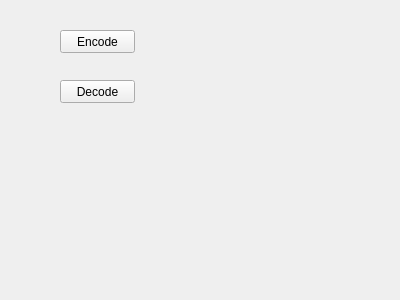
<?xml version="1.0" encoding="UTF-8"?>
<ui version="4.0">
 <class>Form</class>
 <widget class="QWidget" name="Form">
  <property name="geometry">
   <rect>
    <x>0</x>
    <y>0</y>
    <width>400</width>
    <height>300</height>
   </rect>
  </property>
  <property name="windowTitle">
   <string>Form</string>
  </property>
  <widget class="QPushButton" name="pushButton">
   <property name="geometry">
    <rect>
     <x>60</x>
     <y>30</y>
     <width>75</width>
     <height>23</height>
    </rect>
   </property>
   <property name="text">
    <string>Encode</string>
   </property>
  </widget>
  <widget class="QPushButton" name="pushButton_2">
   <property name="geometry">
    <rect>
     <x>60</x>
     <y>80</y>
     <width>75</width>
     <height>23</height>
    </rect>
   </property>
   <property name="text">
    <string>Decode</string>
   </property>
  </widget>
 </widget>
 <resources/>
 <connections/>
</ui>
